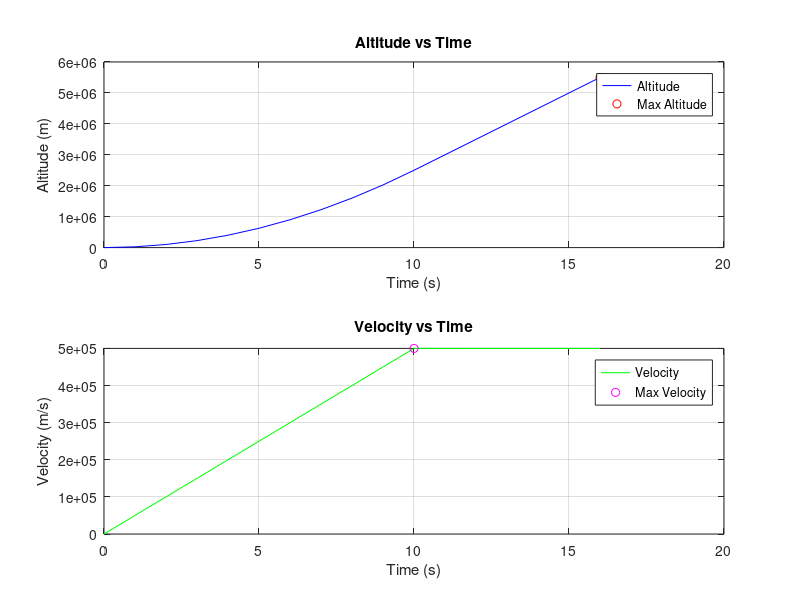

The MATLAB script that drew this image:
clc; clear;

F = 50000;       
m = 1;        
g = 9.81;        
t_thrust = 10;   
t_end = 100;      
dt = 1;          
t = 0:dt:16;

% create array
v = zeros(1,length(t));  % Velocity
h = zeros(1,length(t));  % altitude

% Acceleration during thrust
a_thrust = F/m - g;

% Simulation loop
for i = 2:length(t)
    if t(i) <= t_thrust % i for indexing time array
        v(i) = v(i-1) + a_thrust * dt; % use step time not t while making array
        h(i) = h(i-1) + v(i-1)*dt+ 0.5*a_thrust*dt^2;
    else
        v(i) = v(i-1) - g * dt;
        h(i) = h(i-1) + v(i-1)*dt - 0.5*g*dt^2;
    end
end

% Find max altitude and velocity
[max_h, t_h] = max(h);
[max_v, t_v] = max(v);

% Altitude subplot
subplot(2,1,1);
plot(t, h, 'b');
hold on; % is for plotting two diff plots in same graph this is for max value
plot(t(t_h), max_h, 'ro');
xlabel('Time (s)');
ylabel('Altitude (m)');
title('Altitude vs Time');
legend('Altitude', 'Max Altitude');
grid on;

% Velocity subplot
subplot(2,1,2);
plot(t, v, 'g');
hold on; 
plot(t(t_v), max_v, 'mo');
xlabel('Time (s)');
ylabel('Velocity (m/s)');
title('Velocity vs Time');
legend('Velocity', 'Max Velocity');
grid on;   % grid on for showing grid lines on graph

% Display max values
fprintf('Maximum Altitude = %.2f m at t = %.2f s\n', max_h, t(t_h));
fprintf('Maximum Velocity = %.2f m/s at t = %.2f s\n', max_v, t(t_v));
